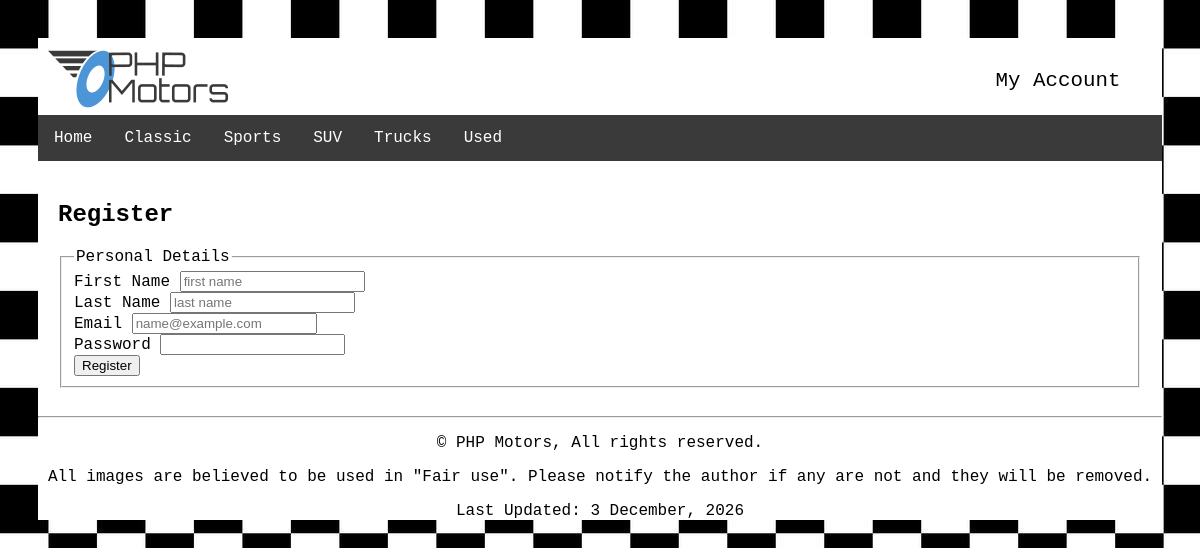
The app's page /accounts/index.php/?action=register with its own data.
### tables this page shows
CREATE TABLE `carclassification` (
  `classificationId` int NOT NULL,
  `classificationName` varchar(30) NOT NULL
);

### model/main-model.php (called while the page is built, shortened)
<?php
function getClassifications() {
 $db = phpmotorsConnect();
 $sql = 'SELECT classificationName FROM carclassification ORDER BY classificationName ASC';
 $stmt = $db->prepare($sql);
 $stmt->execute();
 $classifications = $stmt->fetchAll();
 return $classifications;
}

### accounts/index.php (the view, shortened to what this page needs)
<?php
require_once '../model/main-model.php';
$classifications = getClassifications();
$navList = '<ul>';
$navList .= "<li><a href='/phpmotors/index.php' title='View the PHP Motors home page'>Home</a></li>";
foreach ($classifications as $classification) {
 $navList .= "<li><a href='/phpmotors/index.php?action=".urlencode($classification['classificationName'])."' title='View our $classification[classificationName] product line'>$classification[classificationName]</a></li>";
}
$navList .= '</ul>';
$action = filter_input(INPUT_POST, 'action');
 if ($action == NULL){
  $action = filter_input(INPUT_GET, 'action');
 }
 switch ($action){
    case 'register':
        include '../view/register.php';
    break;
}
?>

### css/main.css (style rules this page uses)
body { padding: 30px; background-image: url("../images/site/small_check.jpg"); font-family: 'Share Tech Mono', monospace; }
nav ul { display: flex; background-color: #3a3a3a; list-style: none; margin: 0; padding: 0; }
nav li { display: inline; }
nav li a { display: block; color: white; text-align: center; padding: 14px 16px; text-decoration: none; }

### records on screen
carclassification: classificationName "Classic"
carclassification: classificationName "Sports"
carclassification: classificationName "SUV"
carclassification: classificationName "Trucks"
carclassification: classificationName "Used"

### other values on screen
date('j F, Y', getlastmod()) "3 December, 2026"
